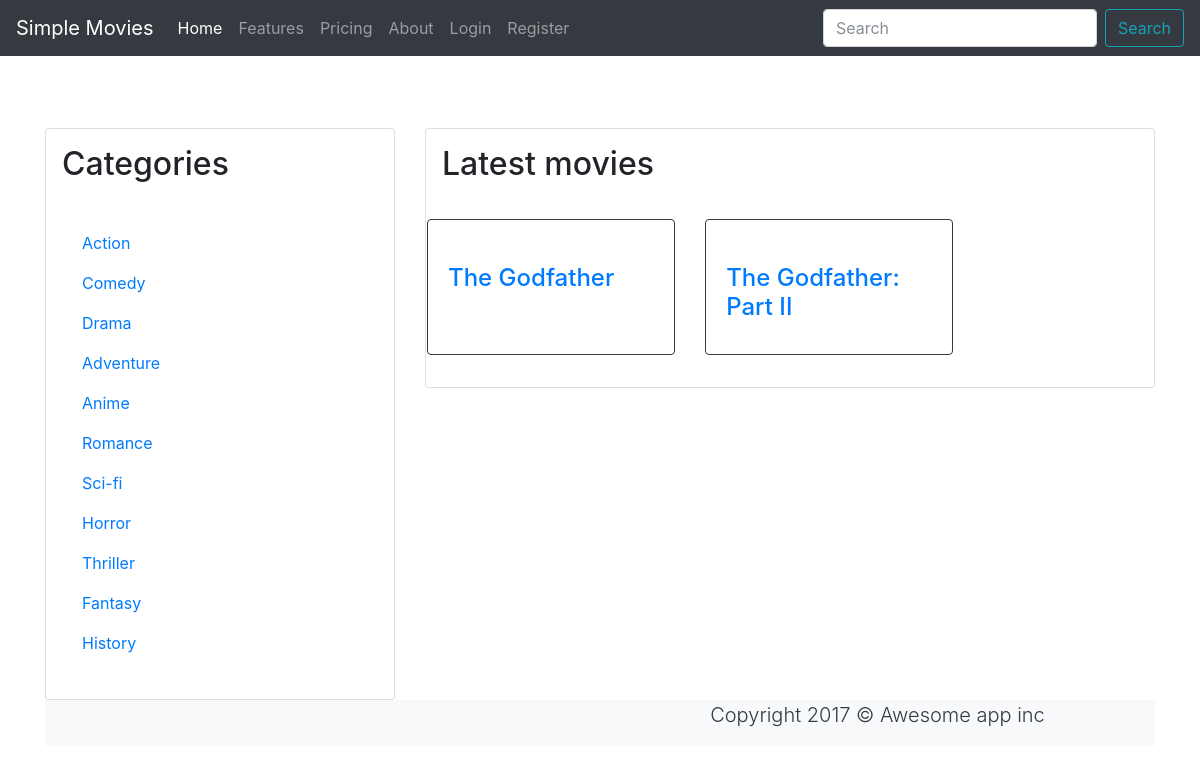
The app's page /movies.php?id=3 with its own data.
### tables this page shows
CREATE TABLE `zanr` (
  `id_zanr` int(11) NOT NULL,
  `nimetus` varchar(30) NOT NULL,
  `kirjeldus` text NOT NULL
);

CREATE TABLE `film` (
  `id_film` int(11) NOT NULL,
  `aasta` int(4) NOT NULL,
  `poster_link` text NOT NULL,
  `pealkiri` varchar(50) NOT NULL,
  `riik` varchar(30) NOT NULL,
  `rating` varchar(50) NOT NULL DEFAULT '0',
  `zanr_id` int(11) NOT NULL,
  `trailer_link` text NOT NULL,
  `pikkus` int(3) NOT NULL,
  `kirjeldus` text NOT NULL
);

### config.php (called while the page is built, shortened)
<?php
  $dbhost  = 'localhost';
  $dbname  = 'filmid';
  $dbuser  = 'root';
  $dbpass  = 'usbw';
  $connection = new mysqli($dbhost, $dbuser, $dbpass, $dbname);
  function queryMysql($query)
  {
    global $connection;
    $result = $connection->query($query);
    return $result;
  }
?>

### movies.php (the view, shortened to what this page needs)
<?php include_once "header.php"; ?>
<div class="container my-2">
  <div class="row">
    <div class="col-lg-12">
    </div>
  </div>
</div>
<div class="container my-2 mt-5">
  <div class="row mt-4">
    <div class="col-lg-4 mt-5">
<?php require_once('categories.php'); ?>
    </div>
    <div class="col-lg-8 ">
    <div class="card p-3 mt-5">
      <div class="card-title"><h2>Latest movies</h2></div>
    <div class="card-deck my-2">
<?php
  $id=$_GET['id'];
  $result=queryMysql('SELECT * from film where zanr_id='.$id);
  if($result->num_rows){
      echo '<div class="card-deck my-2">';
    foreach($result as $row){
    echo '<div class="card border-dark">
          <a href="movie.php?id='.$row['id_film'].'">
              <img src="'.$row['poster_link'].'" alt="" class="card-img-top img-fluid">
          </a>
              <div class="card-body">
                <a href="movie.php?id='.$row['id_film'].'">
                  <h4 class="card-title">'.$row['pealkiri'].'</h4>
                  </a>
              </div>
          </div>';
  }
  echo '</div>';
}else{
  echo '0 results';
}
?>
      </div>
    </div>
  </div>
</div>
<?php
	include_once "footer.php";
?>

### categories.php (shortened to what this page needs)
<div class="card p-3">
        <div class="card-title"><h2>Categories</h2></div>
        <div class="card-body">
          <ul class="navbar-nav">
          <?php
            $result=queryMysql('SELECT * from zanr');
            if($result->num_rows){
            foreach($result as $row){
              echo '<li class="nav-item">
                <a href="movies.php?id='.$row['id_zanr'].'" class="nav-link">'.$row['nimetus'].'</a>
          </li>';
            }
          }else{
            echo '0 results';
          }
          ?>
          </ul>
        </div>
      </div>

### records on screen
zanr: nimetus "Action"
zanr: nimetus "Comedy"
zanr: nimetus "Drama"
zanr: nimetus "Adventure"
zanr: nimetus "Anime"
zanr: nimetus "Romance"
zanr: nimetus "Sci-fi"
zanr: nimetus "Horror"
zanr: nimetus "Thriller"
zanr: nimetus "Fantasy"
zanr: nimetus "History"
film: pealkiri "The Godfather"
film: pealkiri "The Godfather: Part II"
